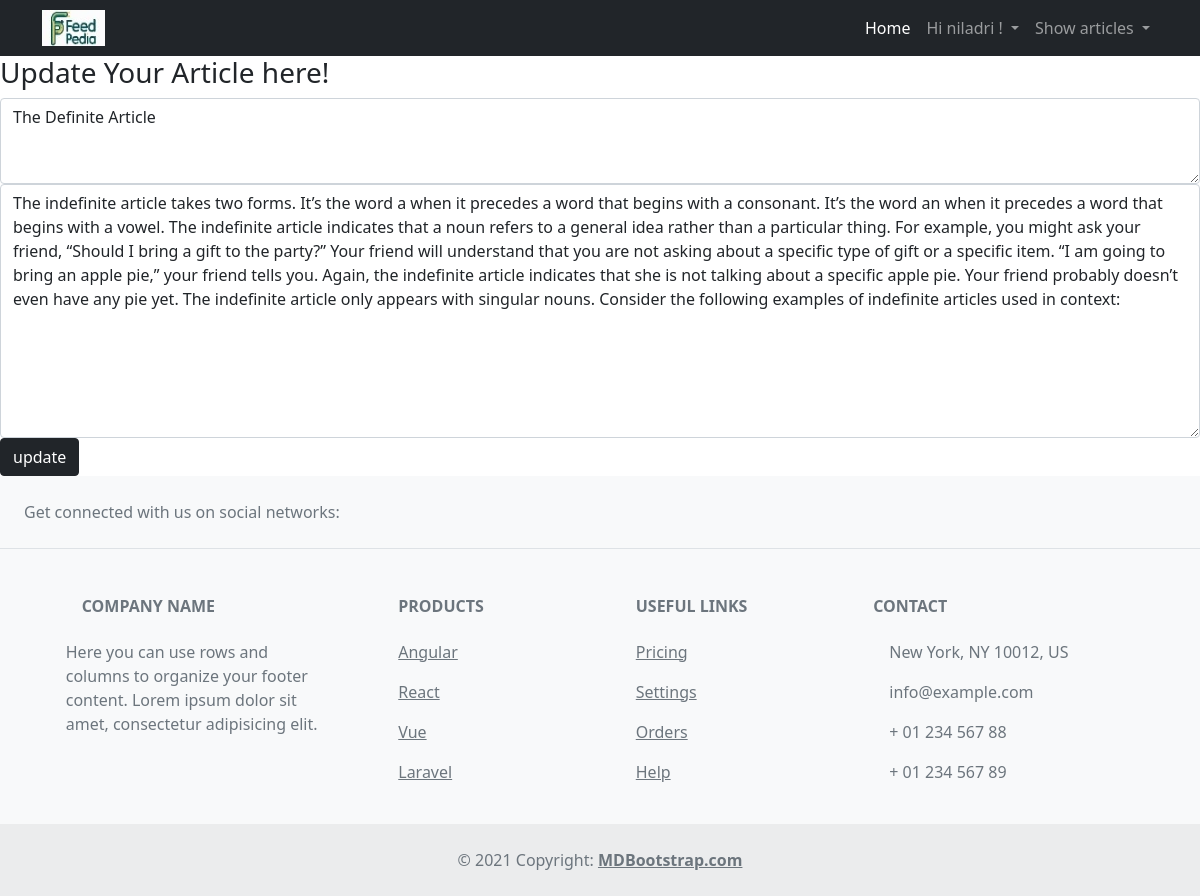
Page /update/7 (signed in) on the committed database.
### mainArticleApp/models.py (models this page shows)
class postArticle(models.Model):
    article_id = models.AutoField
    article_heading = models.CharField(max_length=20)
    article_content = models.TextField()
    date = models.DateTimeField(auto_now_add=True, blank=True)
    author = models.ForeignKey(User, on_delete=models.CASCADE, to_field="username")

### mainArticleApp/views.py (the view, shortened to what this page needs)
def updateArticle(request,id):
    getid = models.postArticle.objects.get(pk=id)
    return render(request,'update.html',{'paticular_data':getid})

### templates/update.html (shortened to what this page needs)
<!DOCTYPE html>
{% extends 'base.html' %}
{% block content %}
<html lang="en">
<head>
</head>
<body>
<form class="form-inline" action="{% url 'updateArticle' paticular_data.id %}" method="POST" >
<div class="form-group">
    <label for="content"><h3>Update Your Article here!</h3></label>
    <div>
        <textarea class="form-control" rows="3" id="heading" name="heading" required >{{paticular_data.article_heading}}</textarea>
    </div>
  <textarea class="form-control" rows="10" id="content" name="content" required >{{paticular_data.article_content}}</textarea>
    <button type="submit" class="btn btn-dark">update</button>
</div>
</form>
</body>
</html>
{% endblock %}

### templates/base.html (shortened to what this page needs)
{% load static %}
<link href="https://cdn.jsdelivr.net/npm/bootstrap@5.1.0/dist/css/bootstrap.min.css" rel="stylesheet">
<nav class="navbar navbar-expand-lg navbar-dark bg-dark static-top">
  <div class="container">
      <img  src="{% static 'images/logo.jpg' %}" alt="..." height="36">
    <div class="collapse navbar-collapse" id="navbarSupportedContent">
      <ul class="navbar-nav ms-auto">
        <li class="nav-item">
          <a class="nav-link active" aria-current="page" href="{% url 'home' %}">Home</a>
        </li>
        {% if user.is_authenticated %}
        <li class="nav-item dropdown">
          <h8 class="nav-link dropdown-toggle" id="navbarDropdown" role="button" data-bs-toggle="dropdown" aria-expanded="false">
            Hi {{request.user}} !
          </h8>
        </li>
        {% else %}
        <li class="nav-item">
          <a class="nav-link" href="{% url 'login' %}">Login</a>
        </li>
        {% endif %}
        <li class="nav-item dropdown">
          <h8 class="nav-link dropdown-toggle" id="navbarDropdown" role="button" data-bs-toggle="dropdown" aria-expanded="false">
            Show articles
          </h8>
        </li>
      </ul>
    </div>
  </div>
</nav>
{% block content %}
{% endblock %}
<footer class="text-center text-lg-start bg-light text-muted">
  <section
    class="d-flex justify-content-center justify-content-lg-between p-4 border-bottom"
  >
    <div class="me-5 d-none d-lg-block">
      <span>Get connected with us on social networks:</span>
    </div>
    <div>
    </div>
  </section>
  <section class="">
    <div class="container text-center text-md-start mt-5">
      <div class="row mt-3">
        <div class="col-md-3 col-lg-4 col-xl-3 mx-auto mb-4">
          <h6 class="text-uppercase fw-bold mb-4">
            Company name
          </h6>
          <p>
            Here you can use rows and columns to organize your footer content. Lorem ipsum
            dolor sit amet, consectetur adipisicing elit.
          </p>
        </div>
        <div class="col-md-2 col-lg-2 col-xl-2 mx-auto mb-4">
          <h6 class="text-uppercase fw-bold mb-4">
            Products
          </h6>
          <p>
            <a href="#!" class="text-reset">Angular</a>
          </p>
          <p>
            <a href="#!" class="text-reset">React</a>
          </p>
          <p>
            <a href="#!" class="text-reset">Vue</a>
          </p>
          <p>
            <a href="#!" class="text-reset">Laravel</a>
          </p>
        </div>
        <div class="col-md-3 col-lg-2 col-xl-2 mx-auto mb-4">
          <h6 class="text-uppercase fw-bold mb-4">
            Useful links
          </h6>
          <p>
            <a href="#!" class="text-reset">Pricing</a>
          </p>
          <p>
            <a href="#!" class="text-reset">Settings</a>
          </p>
          <p>
            <a href="#!" class="text-reset">Orders</a>
          </p>
          <p>
            <a href="#!" class="text-reset">Help</a>
          </p>
        </div>
        <div class="col-md-4 col-lg-3 col-xl-3 mx-auto mb-md-0 mb-4">
          <h6 class="text-uppercase fw-bold mb-4">
            Contact
          </h6>
          <p> New York, NY 10012, US</p>
          <p>
            info@example.com
          </p>
          <p> + 01 234 567 88</p>
          <p> + 01 234 567 89</p>
        </div>
      </div>
    </div>
  </section>
  <div class="text-center p-4" style="background-color: rgba(0, 0, 0, 0.05);">
    © 2021 Copyright:
    <a class="text-reset fw-bold" href="#">MDBootstrap.com</a>
  </div>
</footer>

### rows in the picture
postArticle: heading "The Definite Article", content "The indefinite article takes two forms. It’s the word a when it precedes a word that begins with a consonant. It’s the word an when it precedes a word that begins with a vowel. The indefinite article indicates that a noun refers to a general idea rather than a particular thing. For example, you might ask your friend, “Should I bring a gift to the party?” Your friend will understand that you are not asking about a specific type of gift or a specific item. “I am going to bring an apple pie,” your friend tells you. Again, the indefinite article indicates that she is not talking about a specific apple pie. Your friend probably doesn’t even have any pie yet. The indefinite article only appears…"

### other values in the picture
{{ request.user }} "niladri"
